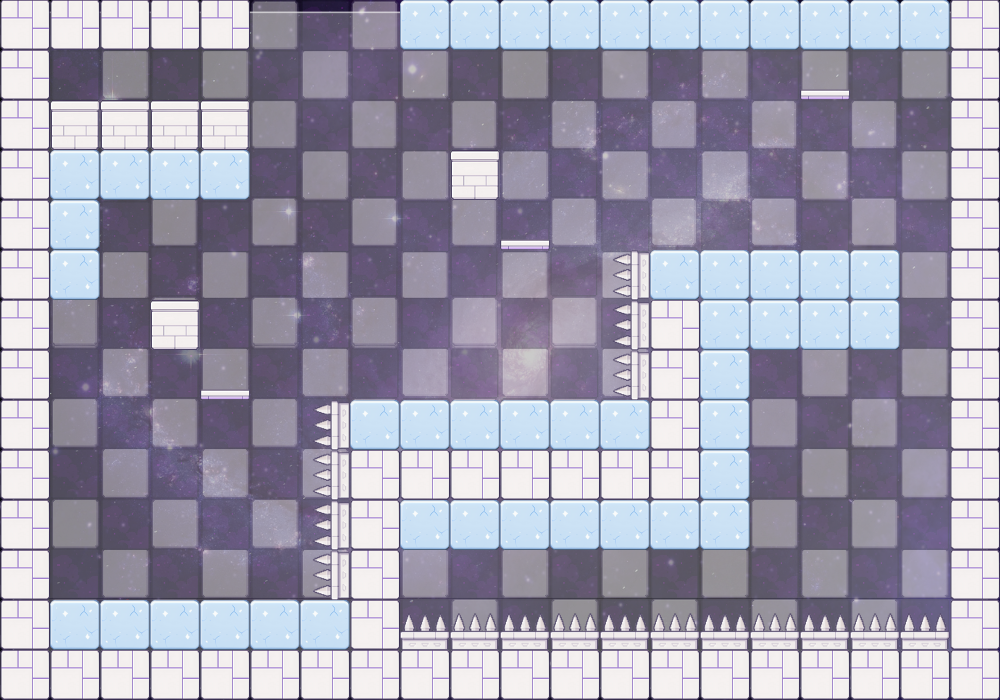

A 2D game scene composited from a Tiled map and its tileset images. What follows is a short description and the map's XML, with every tile layer's data as written:
An orthogonal 20x14 tile map with 50x50 px tiles, 1 tile layer (Tile Layer 1), 1 image layer and 4 objects.

<map version="1.10" tiledversion="1.11.2" orientation="orthogonal" renderorder="right-down" width="20" height="14" tilewidth="50" tileheight="50" infinite="0" nextlayerid="4" nextobjectid="5">
 <tileset firstgid="1" source="../assets/sprites.tsx" />
 <imagelayer id="2" name="background">
  <image source="../assets/level-bg.png" width="1000" height="700" />
 </imagelayer>
 <layer id="1" name="Tile Layer 1" width="20" height="14">
  <data encoding="csv">
16,16,16,16,16,0,0,0,22,22,22,22,22,22,22,22,22,22,22,16,
16,0,0,0,0,0,0,0,0,0,0,0,0,0,0,0,21,0,0,16,
16,20,20,20,20,0,0,0,0,0,0,0,0,0,0,0,0,0,0,16,
16,22,22,22,22,0,0,0,0,20,0,0,0,0,0,0,0,0,0,16,
16,22,0,0,0,0,0,0,0,0,21,0,0,0,0,0,0,0,0,16,
16,22,0,0,0,0,0,0,0,0,0,0,23,22,22,22,22,22,0,16,
16,0,0,20,0,0,0,0,0,0,0,0,23,16,22,22,22,22,0,16,
16,0,0,0,21,0,0,0,0,0,0,0,23,16,22,0,0,0,0,16,
16,0,0,0,0,0,23,22,22,22,22,22,22,16,22,0,0,0,0,16,
16,0,0,0,0,0,23,16,16,16,16,16,16,16,22,0,0,0,0,16,
16,0,0,0,0,0,23,16,22,22,22,22,22,22,22,0,0,0,0,16,
16,0,0,0,0,0,23,16,0,0,0,0,0,0,0,0,0,0,0,16,
16,22,22,22,22,22,22,16,24,24,24,24,24,24,24,24,24,24,24,16,
16,16,16,16,16,16,16,16,16,16,16,16,16,16,16,16,16,16,16,16
</data>
 </layer>
 <objectgroup id="3" name="Object Layer 1">
  <object id="1" gid="5" x="50" y="600" width="50" height="50" />
  <object id="2" gid="4" x="150" y="300" width="50" height="50" />
  <object id="3" gid="8" x="50" y="100" width="50" height="50" />
  <object id="4" gid="3" x="450" y="150" width="50" height="50" />
 </objectgroup>
</map>